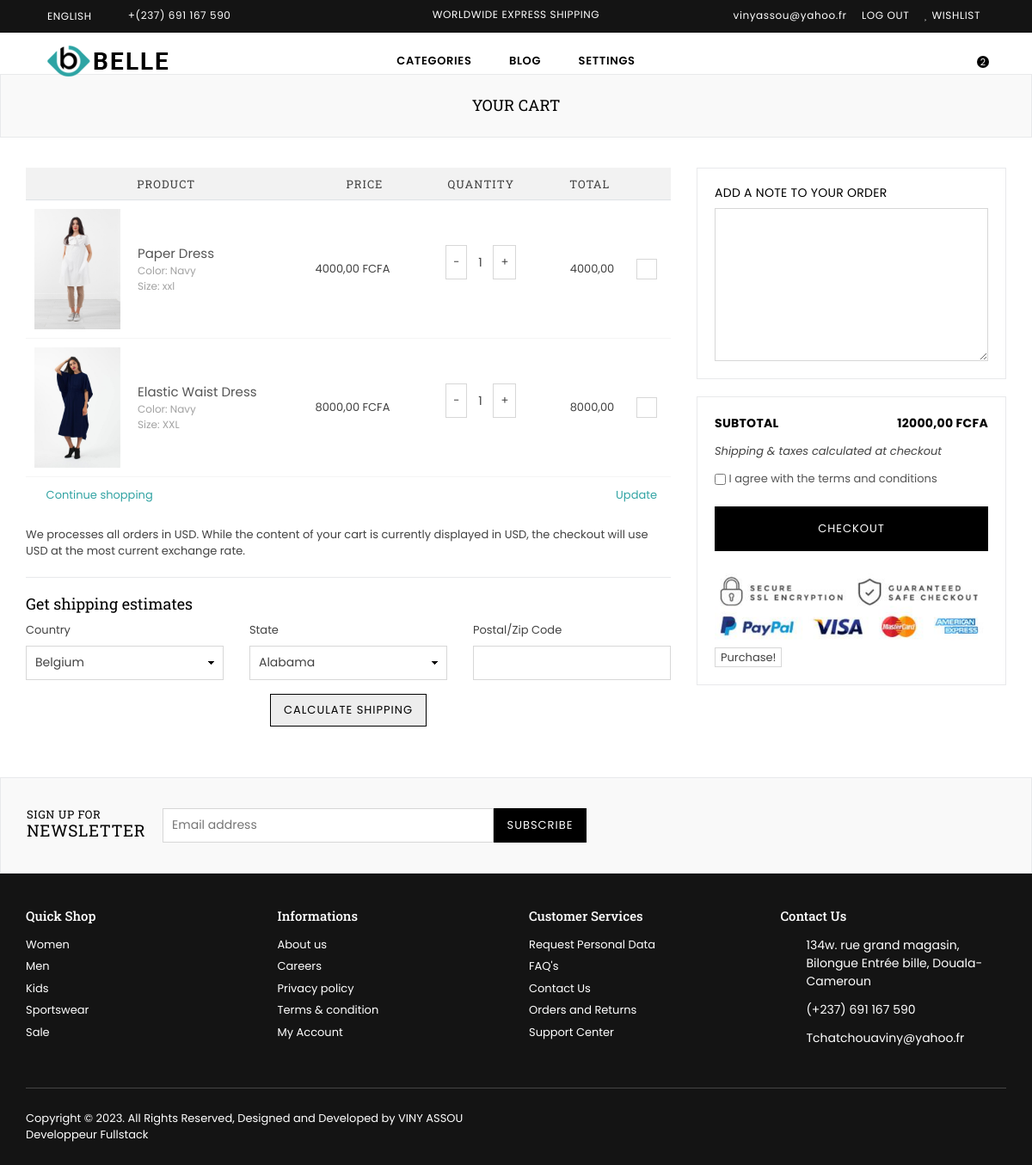
The page /cart/ (signed in) on the database as committed earlier.
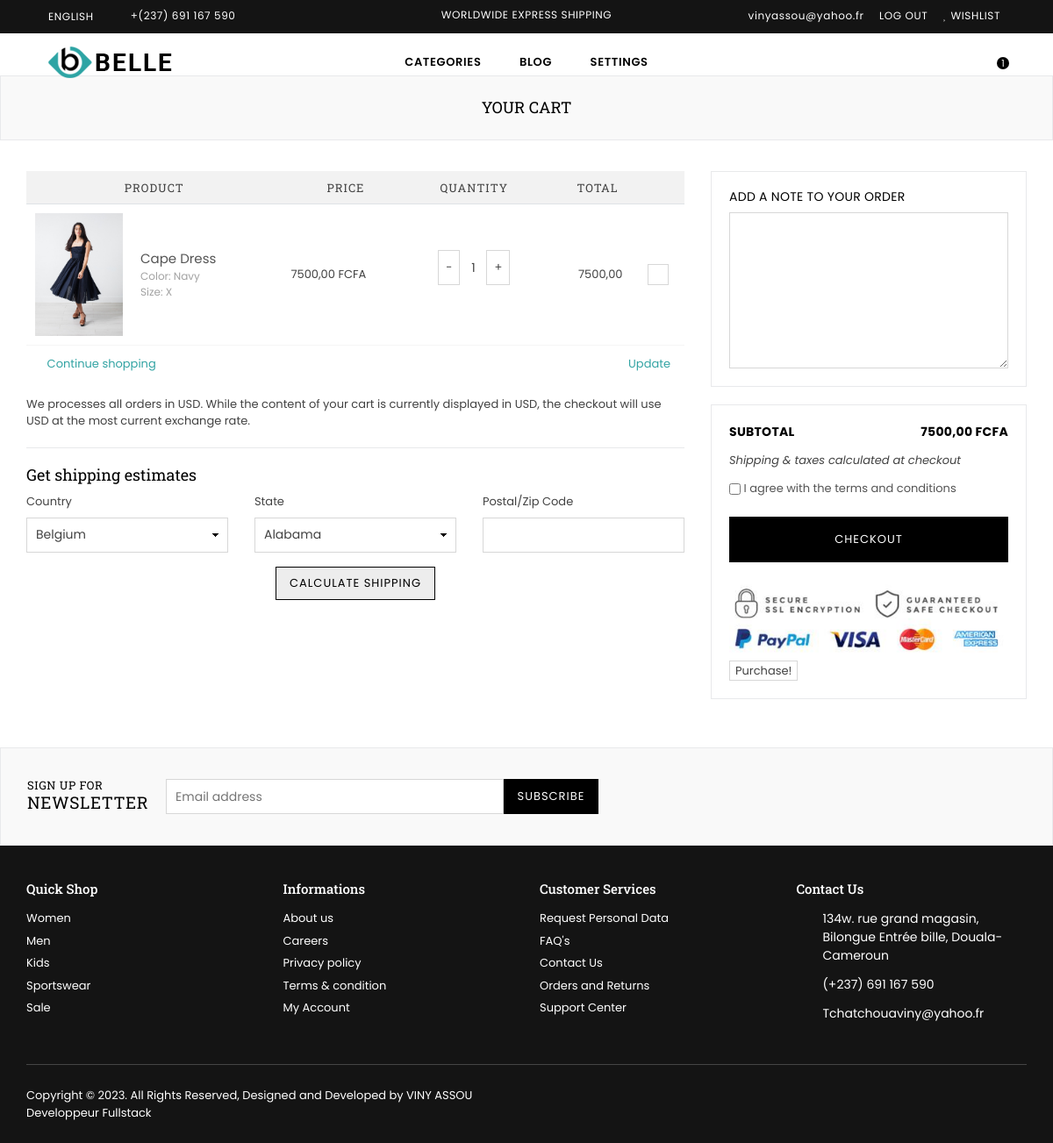
The same page on the database as committed later.
### Ecommerce/models.py (models this page shows, shortened)
class Cart(models.Model):
    user = models.ForeignKey(User, on_delete=models.CASCADE)
    product = models.ForeignKey(Product, on_delete=models.CASCADE)
    quantity = models.IntegerField(default=1)
    @property
    def total_price(self):
        return self.quantity * self.product.price

class Product(models.Model):
    category = models.ForeignKey(Category, related_name='products',
                                 on_delete=models.CASCADE)
    name = models.CharField(max_length=200, db_index=True)
    slug = models.SlugField(max_length=200, db_index=True)
    image1 = models.ImageField(upload_to='products/', blank=True, null=True)
    image2 = models.ImageField(upload_to='products/', blank=True, null=True)
    description = models.TextField(blank=True)
    price = models.DecimalField(max_digits=10, decimal_places=2)
    priceReduction = models.DecimalField(max_digits=10, decimal_places=2)
    available = models.BooleanField(default=True)
    stock = models.PositiveIntegerField(default=0)
    size = models.CharField(max_length=20, blank=True, null=True)
    created = models.DateTimeField(auto_now_add=True)
    updated = models.DateTimeField(auto_now=True)
    class Meta:
        ordering = ('name',)
        index_together = (('id', 'slug'),)

### Ecommerce/views.py (the view)
# urls.py: path('cart/', views.CartListView.as_view(), name='cart_list'),
class CartListView(ListView):
    template_name = "order/cart.html"
    model = Cart
    context_object_name = 'carts'
    def get_queryset(self):
        return Cart.objects.filter(
            user=self.request.user
        )
    def get_context_data(self, *args, **kwargs):
        context = super().get_context_data(*args, **kwargs)
        carts = Cart.objects.filter(
            user=self.request.user
        )
        cart_total_price = 0
        for cart in carts:
            cart_total_price += cart.total_price
        context['cart_total_price'] = cart_total_price
        return context

### Ecommerce/templates/order/cart.html (shortened to what this page needs)
{% extends "master.html" %}
{% load static %}
{% block content %}
{% include 'partials/header.html' %}
      <div id="page-content" class="mt-5">
    	<div class="page section-header text-center">
			<div class="page-title">
        		<div class="wrapper"><h1 class="page-width">Your cart</h1></div>
      		</div>
		</div>
        <div class="container">
        	<div class="row">
                <div class="col-12 col-sm-12 col-md-8 col-lg-8 main-col">
                		<table class="cart style2">
                            <thead class="cart__row cart__header">
                                <tr>
                                    <th colspan="2" class="text-center">Product</th>
                                    <th class="text-center">Price</th>
                                    <th class="text-center">Quantity</th>
                                    <th class="text-right">Total</th>
                                    <th class="action">&nbsp;</th>
                                </tr>
                            </thead>
                    		<tbody>
                                {% for item in carts %}
                                <tr class="cart__row border-bottom line1 cart-flex border-top">
                                    <td class="cart__image-wrapper cart-flex-item">
                                        <a href="#"><img class="cart__image" src="{{ item.product.image1.url }}" alt="Elastic Waist Dress - Navy / Small"></a>
                                    </td>
                                    <td class="cart__meta small--text-left cart-flex-item">
                                        <div class="list-view-item__title">
                                            <a href="#">{{ item.product.name }}</a>
                                        </div>
                                        <div class="cart__meta-text">
                                            Color: Navy<br>Size: {{ item.product.size }}<br>
                                        </div>
                                    </td>
                                    <td class="cart__price-wrapper cart-flex-item">
                                        <span class="money"> {{ item.product.price }} FCFA</span>
                                    </td>
                                    <td class="cart__update-wrapper cart-flex-item text-right">
                                        <div class="cart__qty text-center">
                                            <div class="qtyField">
                                                    <form action="{% url "Ecommerce:cart_quantity" item.id %}" method="post">
                                                        <div class="mb-3 d-flex">
                                                            <button type="submit" class="decrease px-2">-</button>
                                                            <input style="width: 30px;" name="quantity" type="text" value="{{ item.quantity }}" class="quantity text-center border-0" />
                                                            <button type="submit" class="increase px-2">+</button>
                                                        </div>
                                                </form>
                                            </div>
                                        </div>
                                    </td>
                                    <td class="text-right small--hide cart-price">
                                        <div><span class="money"> {{ item.total_price }} </span></div>
                                    </td>
                                    <td class="text-center small--hide">
                                        <form action="{% url "Ecommerce:delete_cart_item" item.id %}" method="post">
                                            <button class="bg-transparent" type="submit">
                                                <i class="fa fa-trash text-danger"></i>
                                            </button>
                                        </form>
                                    </td>
                                </tr>
                                 {% endfor %}
                            </tbody>
                    		<tfoot>
                                <tr>
                                    <td colspan="3" class="text-left"><a href="{% url 'Ecommerce:home' %}" class="btn--link cart-continue"><i class="icon icon-arrow-circle-left"></i> Continue shopping</a></td>
                                    <td colspan="3" class="text-right"><button type="submit" name="update" class="btn--link cart-update"><i class="fa fa-refresh"></i> Update</button></td>
                                </tr>
                            </tfoot>
                    </table>
                    <div class="currencymsg">We processes all orders in USD. While the content of your cart is currently displayed in USD, the checkout will use USD at the most current exchange rate.</div>
                    <hr>
					<div id="shipping-calculator" class="mb-4">
                    	<h5 class="small--text-center">Get shipping estimates</h5>
                        <div class="row">
                        	<div class="col-12 col-sm-12 col-md-4">
                            	<div class="form-group">
                                	<label for="address_country">Country</label>
                          			<select id="address_country" name="address[country]" data-default="United States"><option value="Belgium" data-provinces="[]">Belgium</option>
                                        <option value="Zimbabwe" data-provinces="[]">Zimbabwe</option></select>
                            	</div>
                            </div>
                            <div class="col-12 col-sm-12 col-md-4">
                            	<div class="form-group">
                                	<label>State</label>
                          			<select id="address_province" name="address[province]" data-default="">
                                      <option value="Alabama">Alabama</option>
                                    </select>
                            	</div>
                            </div>
                            <div class="col-12 col-sm-12 col-md-4">
                            	<div class="form-group">
                                	<label for="address_zip">Postal/Zip Code</label>
                          			<input type="text" id="address_zip" name="address[zip]">
                            	</div>
                            </div>
                            <div class="col-12 col-sm-12 col-md-12 actionRow text-center">
      							<div><input type="button" class="btn btn--secondary get-rates" value="Calculate shipping"></div>
  							</div>
                        </div>
                    </div>
                </div>
                <div class="col-12 col-sm-12 col-md-4 col-lg-4 cart__footer">
                	<div class="cart-note">
                    	<div class="solid-border">
							<h5><label for="CartSpecialInstructions" class="cart-note__label small--text-center">Add a note to your order</label></h5>
							<textarea name="note" id="CartSpecialInstructions" class="cart-note__input"></textarea>
						</div>
                    </div>
                    <div class="solid-border">
                      <div class="row">
                      	<span class="col-12 col-sm-6 cart__subtotal-title"><strong>Subtotal</strong></span>
                        <span class="col-12 col-sm-6 cart__subtotal-title cart__subtotal text-right"><span class="money"> {{ cart_total_price }} FCFA </span></span>
                      </div>
                      <div class="cart__shipping">Shipping &amp; taxes calculated at checkout</div>
                      <p class="cart_tearm">
                        <label>
                          <input type="checkbox" name="tearm" id="cartTearm" class="checkbox" value="tearm" required="">
                           I agree with the terms and conditions</label>
                      </p>
                      <a href="{% url 'Ecommerce:checkout' %}"> <button name="checkout" id="cartCheckout" class="btn btn--small-wide checkout">checkout</button></a>
                      <div class="paymnet-img"><img src="assets/images/payment-img.jpg" alt="Payment"></div>
                      <a href=""> <button class="button is-primary" id="submitBtn">Purchase!</button></a>
                    </div>
                </div>
            </div>
        </div>
    </div>
{% endblock %}

### Ecommerce/templates/partials/navbar.html (shortened to what this page needs)
{% load static %}
    <div class="top-header">
        <div class="container-fluid">
            <div class="row">
            	<div class="col-10 col-sm-8 col-md-5 col-lg-4">
                    <div class="language-dropdown">
                        <span class="language-dd">English</span>
                    </div>
                    <p class="phone-no"><i class="anm anm-phone-s"></i> +(237) 691 167 590</p>
                </div>
                <div class="col-sm-4 col-md-4 col-lg-4 d-none d-lg-none d-md-block d-lg-block">
                	<div class="text-center"><p class="top-header_middle-text"> Worldwide Express Shipping</p></div>
                </div>
                <div class="col-2 col-sm-4 col-md-3 col-lg-4 text-right">
                    <ul class="customer-links list-inline">
                        {% if user.is_authenticated %}
                        <li><a href="{% url 'accountss:profile' %}"><span class="text-lowercase mr-1">{{ user.email }}</span></a></li>
                        <li><a href="{% url 'accountss:logout' %}"><span class="mr-1">Log Out</span></a></li>
                        {% else %}
                        <li><a href="{% url 'accountss:login' %}"><span class="mr-1">Log In</span></a></li>
                        <li> <a href="{% url 'accountss:register' %}"><i class="fa fa-user mr-1" style="margin-top: -2px; margin-right: 1px;"></i>Create Account</a> </li>
                        {% endif %}
                        <li><a href="{% url 'Ecommerce:wishlist' %}"><i class="fa fa-heart mr-1" style="margin-top: -2px; margin-right: 1px;"></i>Wishlist</a></li>
                    </ul>
                </div>
            </div>
        </div>
    </div>

Rows that differ between the two databases and show on the page:
removed Cart: product.image1 (picture), product.name "Paper Dress", product.size "xxl", product.price "4000,00", quantity "1", total_price "4000,00"
removed Cart: product.image1 (picture), product.name "Elastic Waist Dress", product.size "XXL", product.price "8000,00", quantity "1", total_price "8000,00"
added Cart: product.image1 (picture), product.name "Cape Dress", product.size "X", product.price "7500,00", quantity "1", total_price "7500,00"
Other text that changed with them:
{{ totalitem }}: "2" → "1"
{{ cart_total_price }}: "12000,00" → "7500,00"
